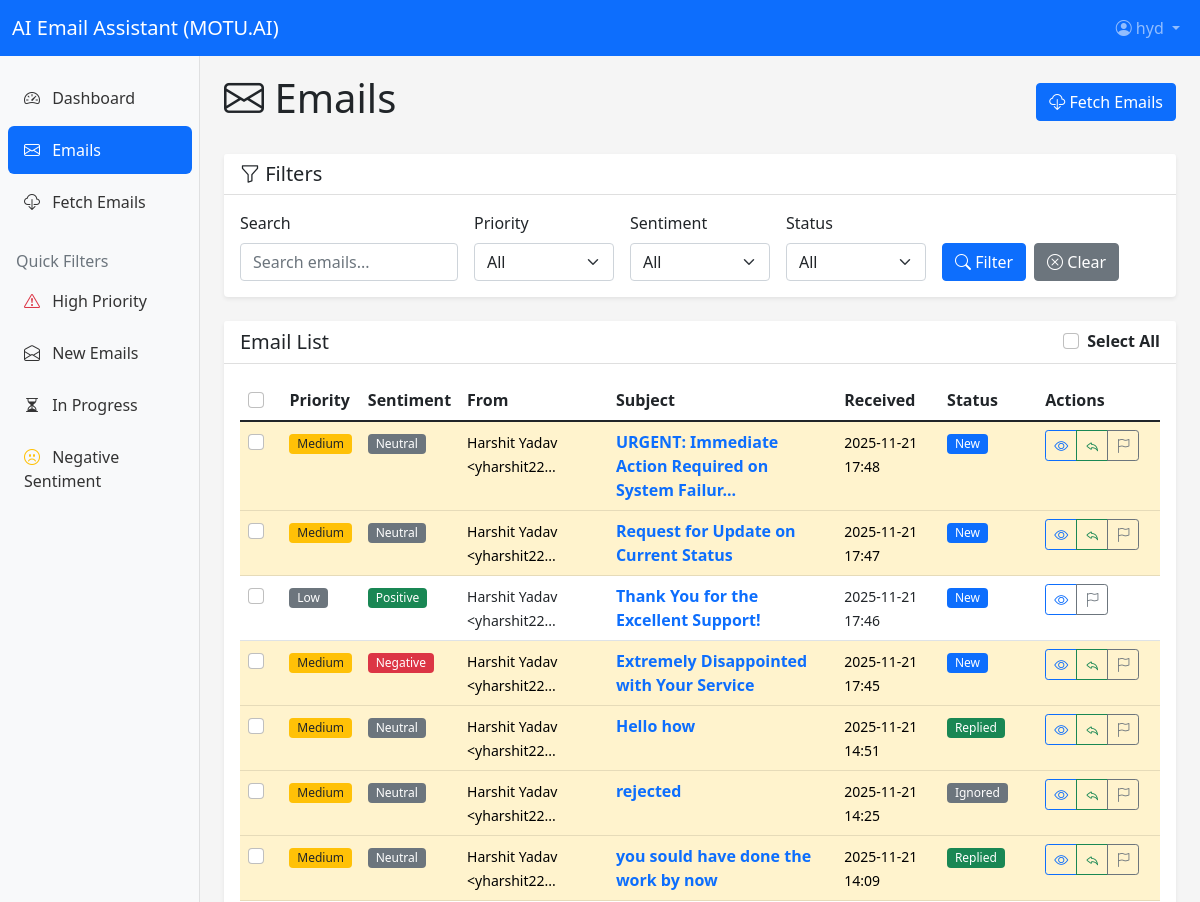
The app's page /emails (signed in, upper part), older data.
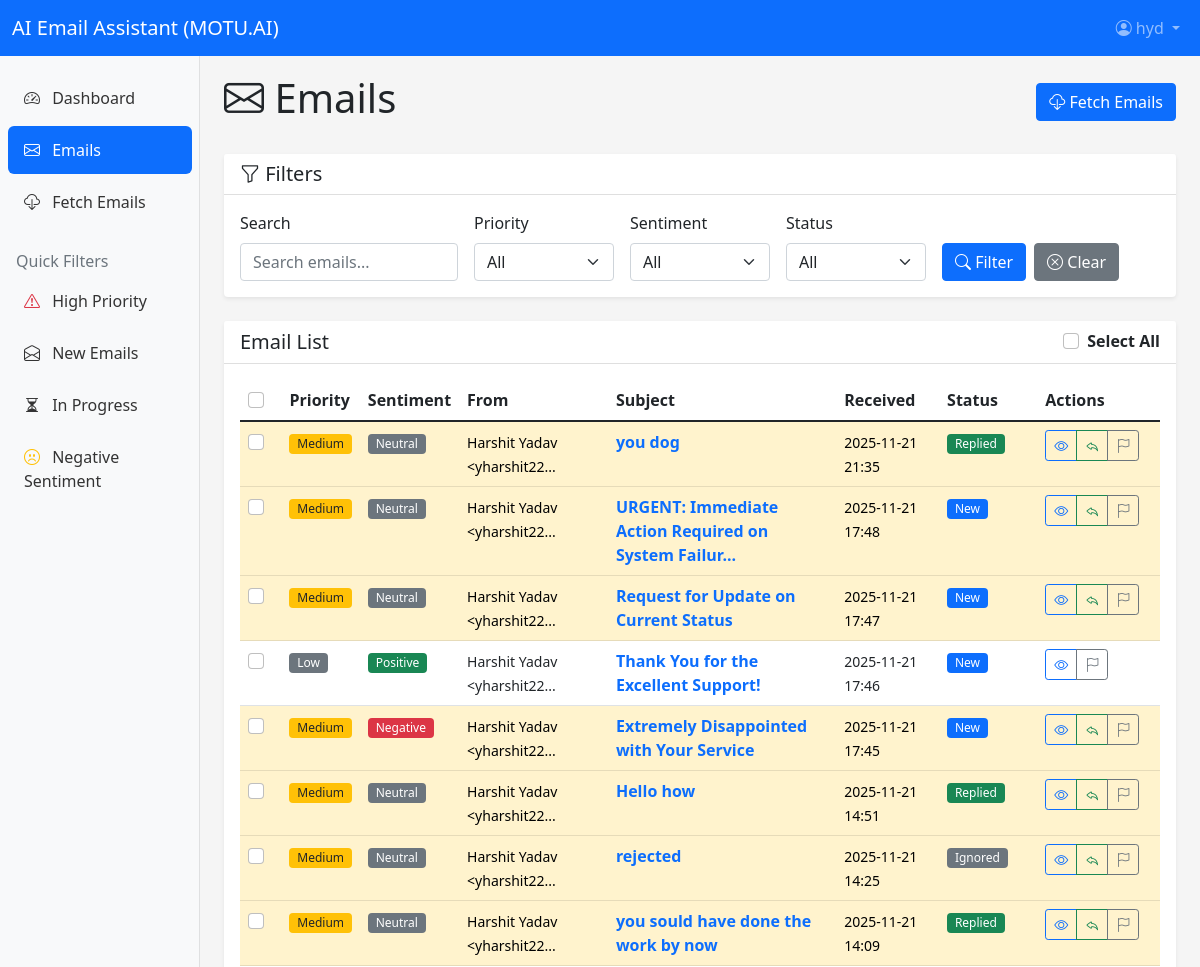
The same page, newer data.
### app/models.py (models this page shows, shortened)
class Email(db.Model):
    __tablename__ = 'emails'
    id = db.Column(db.Integer, primary_key=True)
    message_id = db.Column(db.String(255), unique=True, nullable=False, index=True)
    user_id = db.Column(db.Integer, db.ForeignKey('users.id'), nullable=False)
    thread_id = db.Column(db.Integer, db.ForeignKey('email_threads.id'), nullable=True)
    from_address = db.Column(db.String(255), nullable=False, index=True)
    to_address = db.Column(db.String(255), nullable=False)
    cc_address = db.Column(db.String(500))
    subject = db.Column(db.String(500), nullable=False)
    body = db.Column(db.Text)
    body_plain = db.Column(db.Text)
    body_html = db.Column(db.Text)
    received_at = db.Column(db.DateTime, nullable=False, index=True)
    created_at = db.Column(db.DateTime, default=datetime.utcnow)
    replied_at = db.Column(db.DateTime)
    sentiment = db.Column(db.String(20), index=True)  # positive, negative, neutral
    sentiment_score = db.Column(db.Float)  # confidence score
    priority = db.Column(db.String(20), index=True)  # high, medium, low
    status = db.Column(db.String(20), default='new', index=True)  # new, in_progress, replied, ignored
    is_read = db.Column(db.Boolean, default=False)
    is_flagged = db.Column(db.Boolean, default=False)
    generated_reply = db.Column(db.Text)
    ai_model_used = db.Column(db.String(50))
    message_size = db.Column(db.Integer)
    in_reply_to = db.Column(db.String(255))
    references = db.Column(db.Text)
    __table_args__ = (
        db.Index('idx_email_user_status', 'user_id', 'status'),
        db.Index('idx_email_user_priority', 'user_id', 'priority'),
        db.Index('idx_email_user_sentiment', 'user_id', 'sentiment'),
        db.Index('idx_email_received_at', 'received_at'),
    )
    @property
    def sentiment_badge_class(self):
        classes = {
            'positive': 'badge-success',
            'negative': 'badge-danger',
            'neutral': 'badge-secondary'
        }
        return classes.get(self.sentiment, 'badge-secondary')
    @property
    def priority_badge_class(self):
        classes = {
            'high': 'badge-danger',
            'medium': 'badge-warning',
            'low': 'badge-secondary'
        }
        return classes.get(self.priority, 'badge-secondary')
    @property
    def status_badge_class(self):
        classes = {
            'new': 'badge-primary',
            'in_progress': 'badge-warning',
            'replied': 'badge-success',
            'ignored': 'badge-secondary'
        }
        return classes.get(self.status, 'badge-secondary')

### app/main/routes.py (the view, shortened to what this page needs)
@bp.route("/emails")
@login_required
def emails_list():
    master_user_id = get_master_user_id()
    page = request.args.get("page", 1, type=int)
    priority_filter = request.args.get("priority", "all")
    sentiment_filter = request.args.get("sentiment", "all")
    status_filter = request.args.get("status", "all")
    search_query = request.args.get("search", "")
    query = Email.query.filter_by(user_id=master_user_id)
    if priority_filter != "all":
        query = query.filter_by(priority=priority_filter)
    if sentiment_filter != "all":
        query = query.filter_by(sentiment=sentiment_filter)
    if status_filter != "all":
        query = query.filter_by(status=status_filter)
    emails = query.order_by(desc(Email.received_at)).paginate(
        page=page,
        per_page=current_app.config["EMAILS_PER_PAGE"],
        error_out=False,
    )
    return render_template(
        "main/emails_list.html",
        title="Emails",
        emails=emails,
        priority_filter=priority_filter,
        sentiment_filter=sentiment_filter,
        status_filter=status_filter,
        search_query=search_query,
    )

### app/main/routes.py (called while the page is built)
def get_master_user_id() -> int:
    imap_email = current_app.config.get("IMAP_USERNAME") or os.getenv("IMAP_USERNAME")
    if imap_email:
        master = User.query.filter_by(email=imap_email).first()
        if master:
            return master.id
    fallback = User.query.filter_by(is_active=True).order_by(User.id.asc()).first()
    if fallback:
        return fallback.id
    if current_user and current_user.is_authenticated:
        return current_user.id
    return 1

### app/models.py (called while the page is built)
@login_manager.user_loader
def load_user(user_id):
    return User.query.get(int(user_id))

### app/templates/main/emails_list.html (shortened to what the changed rows need)
{% extends "base.html" %}
{% block content %}
<div class="d-flex justify-content-between align-items-center mb-4">
    <h1><i class="bi bi-envelope"></i> Emails</h1>
</div>
<div class="card">
    <div class="card-body">
        {% if emails.items %}
            <div class="table-responsive">
                <table class="table table-hover">
                    <thead>
                        <tr>
                            <th width="5%">
                                <input type="checkbox" class="form-check-input" onchange="toggleSelectAll()">
                            </th>
                            <th width="8%">Priority</th>
                            <th width="8%">Sentiment</th>
                            <th width="15%">From</th>
                            <th width="30%">Subject</th>
                            <th width="12%">Received</th>
                            <th width="8%">Status</th>
                            <th width="14%">Actions</th>
                        </tr>
                    </thead>
                    <tbody>
                        {% for email in emails.items %}
                        <tr class="{% if email.priority == 'high' %}table-danger{% elif email.priority == 'medium' %}table-warning{% endif %}">
                            <td>
                                <input type="checkbox" class="form-check-input email-checkbox" value="{{ email.id }}" onchange="updateBulkActions()">
                            </td>
                            <td>
                                <span class="badge {{ email.priority_badge_class }}">
                                    {{ email.priority|title }}
                                </span>
                            </td>
                            <td>
                                <span class="badge {{ email.sentiment_badge_class }}">
                                    {{ email.sentiment|title }}
                                </span>
                            </td>
                            <td>
                                <small>{{ email.from_address[:25] }}{% if email.from_address|length > 25 %}...{% endif %}</small>
                            </td>
                            <td>
                                <a href="{{ url_for('main.email_detail', email_id=email.id) }}" class="text-decoration-none">
                                    <strong>{{ email.subject[:50] }}{% if email.subject|length > 50 %}...{% endif %}</strong>
                                </a>
                            </td>
                            <td>
                                <small>{{ email.received_at.strftime('%Y-%m-%d %H:%M') }}</small>
                            </td>
                            <td>
                                <span class="badge {{ email.status_badge_class }}">
                                    {{ email.status|title }}
                                </span>
                            </td>
                            <td>
                                <div class="btn-group btn-group-sm">
                                    <a href="{{ url_for('main.email_detail', email_id=email.id) }}"
                                       class="btn btn-outline-primary" title="View">
                                        <i class="bi bi-eye"></i>
                                    </a>
                                    {% if email.generated_reply %}
                                        <a href="{{ url_for('main.email_detail', email_id=email.id) }}#reply"
                                           class="btn btn-outline-success" title="View Reply">
                                            <i class="bi bi-reply"></i>
                                        </a>
                                    {% endif %}
                                    <button class="btn btn-outline-secondary" title="Flag" onclick="toggleFlag({{ email.id }})">
                                        <i class="bi {% if email.is_flagged %}bi-flag-fill{% else %}bi-flag{% endif %}"></i>
                                    </button>
                                </div>
                            </td>
                        </tr>
                        {% endfor %}
                    </tbody>
                </table>
            </div>
        {% endif %}
    </div>
</div>
{% endblock %}

Row changes from the older to the newer data that the page shows:
added Email: priority "Medium", sentiment "Neutral", from_address "Harshit Yadav <yharshit22", subject "you dog", received_at "2025-11-21 21:35", status "Replied", is_flagged False (drawn)
